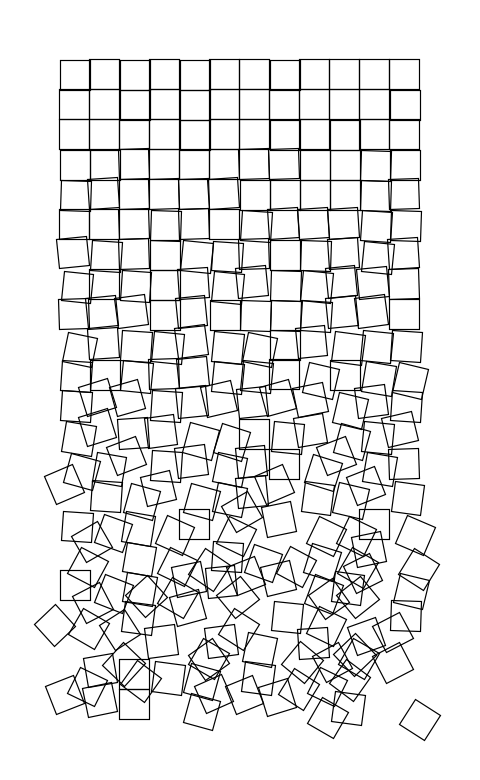
Frame 1 (no input)
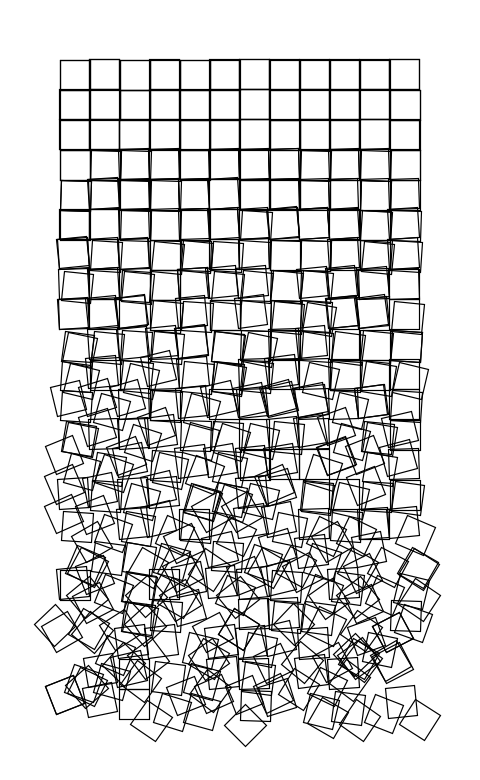
Frame 2 (the mouse pressed at the canvas centre, redrawn once)

The Processing sketch that drew these frames (run headless with seeded random() and noise(); the mouse was pressed at the canvas centre and the sketch redrawn once):

// Processing sketch: sketch_schotter
// ── sketch_schotter.pde
// sketch_schotter
// Georg Nees, Schotter (1968), a partir de Jim Plaxco.
// Una rejilla de cuadrados que se desordena progresivamente:
// arriba, orden estricto; abajo, azar creciente.

int cols = 12;          // número de columnas
int rows = 22;          // número de filas
int sqrSiz = 30;        // tamaño del cuadrado
float rndStep = 0.22;   // incremento de la perturbación por fila
float damp = 0.45;      // amortiguación de la traslación

void settings() {
  size((cols + 4) * sqrSiz, (rows + 4) * sqrSiz);
  smooth();
}

void setup() {
  background(255);      // fondo blanco
  stroke(0);            // trazo negro
  strokeWeight(1.2);    // línea fina
  noFill();             // sin relleno
  rectMode(CENTER);     // coordenadas desde el centro del cuadrado
  noLoop();             // una sola ejecución
}

void draw() {
  Schotter scht = new Schotter(rows, cols, sqrSiz, rndStep, damp);
  scht.draw();
  save("schotter.png");
}

// ── Schotter.pde
// Schotter.pde
// La clase morfogenética: recorre la rejilla y desordena cada cuadrado
// en función de su fila. El azar crece hacia abajo.

class Schotter {
  int rows, cols;       // filas y columnas
  int sqrSiz;           // lado del cuadrado
  int pad;              // margen exterior
  float rndStep;        // incremento de la perturbación por fila
  float rndSum = 0;     // acumulador del límite aleatorio
  float rndVal;         // magnitud aleatoria de cada cuadrado
  float damp;           // amortiguación de la traslación

  Schotter(int rows, int cols, int siz, float step, float damp) {
    this.rows = rows;
    this.cols = cols;
    this.sqrSiz = siz;
    this.pad = 2 * sqrSiz;
    this.rndStep = step;
    this.damp = damp;
  }

  void draw() {
    for (int r = 1; r <= rows; r++) {
      rndSum += (r * rndStep);   // el límite del azar crece con la fila
      for (int c = 1; c <= cols; c++) {
        pushMatrix();
        rndVal = random(-rndSum, rndSum);
        float x = pad + (c * sqrSiz) - (0.5 * sqrSiz) + (rndVal * damp);
        float y = pad + (r * sqrSiz) - (0.5 * sqrSiz) + (rndVal * damp);
        translate(x, y);
        rotate(radians(rndVal));
        rect(0, 0, sqrSiz, sqrSiz);
        popMatrix();
      }
    }
  }
}
